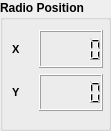
   <widget class="QGroupBox" name="groupBox_9">
    <property name="geometry">
     <rect>
      <x>860</x>
      <y>510</y>
      <width>111</width>
      <height>131</height>
     </rect>
    </property>
    <property name="font">
     <font>
      <weight>75</weight>
      <bold>true</bold>
     </font>
    </property>
    <property name="title">
     <string>Radio Position</string>
    </property>
    <widget class="QWidget" name="layoutWidget">
     <property name="geometry">
      <rect>
       <x>12</x>
       <y>30</y>
       <width>91</width>
       <height>81</height>
      </rect>
     </property>
     <layout class="QVBoxLayout" name="verticalLayout_14">
      <item>
       <layout class="QHBoxLayout" name="horizontalLayout_31">
        <item>
         <widget class="QLabel" name="label_33">
          <property name="font">
           <font>
            <pointsize>8</pointsize>
            <weight>75</weight>
            <bold>true</bold>
           </font>
          </property>
          <property name="text">
           <string>X</string>
          </property>
         </widget>
        </item>
        <item>
         <widget class="QLCDNumber" name="rpLcdx"/>
        </item>
       </layout>
      </item>
      <item>
       <layout class="QHBoxLayout" name="horizontalLayout_32">
        <item>
         <widget class="QLabel" name="label_34">
          <property name="font">
           <font>
            <pointsize>8</pointsize>
            <weight>75</weight>
            <bold>true</bold>
           </font>
          </property>
          <property name="text">
           <string>Y</string>
          </property>
         </widget>
        </item>
        <item>
         <widget class="QLCDNumber" name="rpLcdy"/>
        </item>
       </layout>
      </item>
     </layout>
    </widget>
   </widget>
